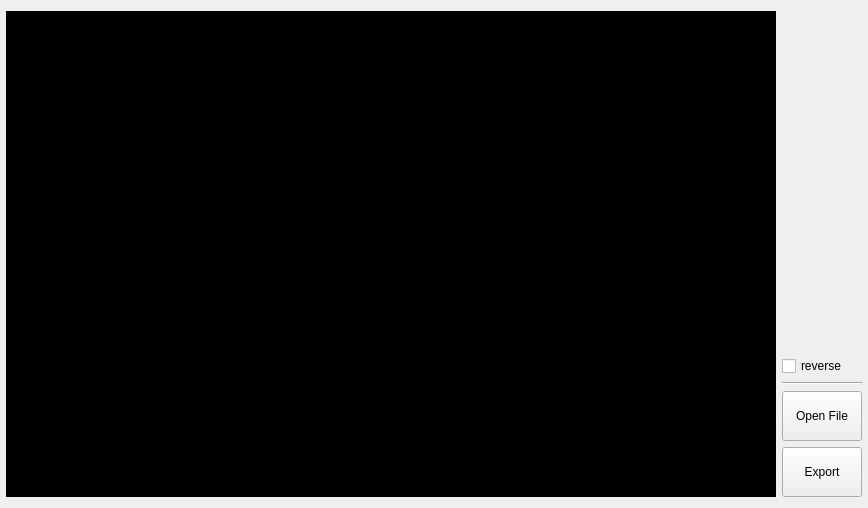
<?xml version="1.0" encoding="UTF-8"?>
<ui version="4.0">
 <class>MainWindow</class>
 <widget class="QMainWindow" name="MainWindow">
  <property name="geometry">
   <rect>
    <x>0</x>
    <y>0</y>
    <width>868</width>
    <height>508</height>
   </rect>
  </property>
  <property name="windowTitle">
   <string>MainWindow</string>
  </property>
  <widget class="QWidget" name="centralWidget">
   <property name="sizePolicy">
    <sizepolicy hsizetype="Preferred" vsizetype="Preferred">
     <horstretch>0</horstretch>
     <verstretch>0</verstretch>
    </sizepolicy>
   </property>
   <layout class="QGridLayout" name="gridLayout">
    <property name="leftMargin">
     <number>6</number>
    </property>
    <property name="rightMargin">
     <number>6</number>
    </property>
    <item row="0" column="0">
     <layout class="QHBoxLayout" name="baseLayout">
      <property name="leftMargin">
       <number>0</number>
      </property>
      <item>
       <layout class="QVBoxLayout" name="playerLayout">
        <item>
         <widget class="LoopPlayerLabel" name="playerLabel">
          <property name="sizePolicy">
           <sizepolicy hsizetype="Expanding" vsizetype="Expanding">
            <horstretch>0</horstretch>
            <verstretch>0</verstretch>
           </sizepolicy>
          </property>
          <property name="minimumSize">
           <size>
            <width>640</width>
            <height>360</height>
           </size>
          </property>
          <property name="styleSheet">
           <string notr="true">background-color: #000;</string>
          </property>
          <property name="text">
           <string/>
          </property>
         </widget>
        </item>
       </layout>
      </item>
      <item>
       <layout class="QVBoxLayout" name="toolLayout">
        <item>
         <layout class="QVBoxLayout" name="toolBoxLayout">
          <property name="sizeConstraint">
           <enum>QLayout::SetDefaultConstraint</enum>
          </property>
          <item>
           <spacer name="verticalSpacer">
            <property name="orientation">
             <enum>Qt::Vertical</enum>
            </property>
            <property name="sizeHint" stdset="0">
             <size>
              <width>20</width>
              <height>40</height>
             </size>
            </property>
           </spacer>
          </item>
          <item>
           <widget class="QCheckBox" name="reverseRoiCheckBox">
            <property name="text">
             <string>reverse</string>
            </property>
           </widget>
          </item>
         </layout>
        </item>
        <item>
         <widget class="Line" name="line_2">
          <property name="orientation">
           <enum>Qt::Horizontal</enum>
          </property>
         </widget>
        </item>
        <item>
         <layout class="QVBoxLayout" name="verticalLayout_4">
          <item>
           <widget class="QPushButton" name="openFileButton">
            <property name="minimumSize">
             <size>
              <width>0</width>
              <height>50</height>
             </size>
            </property>
            <property name="focusPolicy">
             <enum>Qt::NoFocus</enum>
            </property>
            <property name="text">
             <string>Open File</string>
            </property>
           </widget>
          </item>
          <item>
           <widget class="QPushButton" name="exportButton">
            <property name="minimumSize">
             <size>
              <width>0</width>
              <height>50</height>
             </size>
            </property>
            <property name="focusPolicy">
             <enum>Qt::NoFocus</enum>
            </property>
            <property name="text">
             <string>Export</string>
            </property>
           </widget>
          </item>
         </layout>
        </item>
       </layout>
      </item>
     </layout>
    </item>
   </layout>
  </widget>
 </widget>
 <layoutdefault spacing="6" margin="11"/>
 <customwidgets>
  <customwidget>
   <class>LoopPlayerLabel</class>
   <extends>QLabel</extends>
   <header>loopplayerlabel.h</header>
  </customwidget>
 </customwidgets>
 <resources/>
 <connections/>
</ui>
